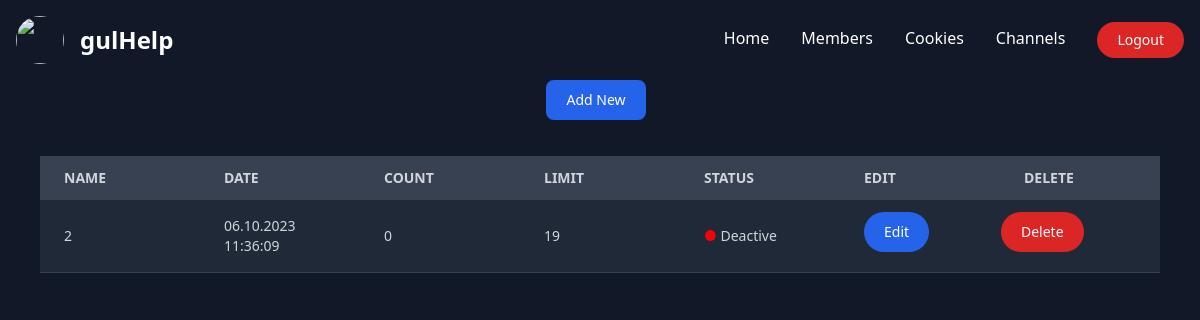
Page /cookies/ (signed in) on the committed database.
### dashboard/models.py (models this page shows)
class Cookie(models.Model):
    cookie_name = models.CharField(max_length=255)
    cookie_text = models.TextField()
    cookie_date = models.CharField(max_length=255)
    cookie_count = models.IntegerField(default=0)
    cookie_limit = models.IntegerField(default=20)
    cookie_status = models.BooleanField(default=True)
    cookie_is_current = models.BooleanField(default=False)

### dashboard/views.py (the view)
# urls.py: path("cookies/", login_required(views.cookies), name="cookies"),
def cookies(request):
    context = {
        'cookies' : Cookie.objects.all()
    }
    return render(request, "cookies.html", context)

### dashboard/templates/cookies.html (shortened to what this page needs)
{% extends "master.html" %} {% block content %}
<div class="justify-center flex">
    <button
        id="cookie-add-btn"
        type="button"
        class="text-white focus:ring-4 font-medium rounded-lg text-sm px-5 py-2.5 mr-2 mb-2 bg-blue-600 hover:bg-blue-700 focus:outline-none focus:ring-blue-800"
    >
        Add New
    </button>
</div>
<div id="main-cookies-table" class="relative overflow-x-auto px-10 py-7">
    <table class="w-full text-sm text-left text-gray-500 table-fixed">
        <thead class="text-md text-gray-300 uppercase bg-gray-700">
            <tr>
                <th scope="col" class="px-6 py-3">name</th>
                <th scope="col" class="px-6 py-3">date</th>
                <th scope="col" class="px-6 py-3">count</th>
                <th scope="col" class="px-6 py-3">limit</th>
                <th scope="col" class="px-6 py-3">status</th>
                <th scope="col" class="px-6 py-3">edit</th>
                <th scope="col" class="px-6 py-3">delete</th>
            </tr>
        </thead>
        <tbody id="main-tbody">
            {% for cookie in cookies %}
            <tr
                id="cookie-{{ cookie.pk }}"
                class="border-b bg-gray-800 border-gray-700 hover:bg-gray-600 text-gray-300"
            >
                <td class="px-6 py-4">{{ cookie.cookie_name }}</td>
                <td class="px-6 py-4">{{ cookie.cookie_date }}</td>
                <td class="px-6 py-4">{{ cookie.cookie_count }}</td>
                <td class="px-6 py-4">{{ cookie.cookie_limit }}</td>
                <td class="px-6 py-4">
                    {% if cookie.cookie_status %}
                    <span style="color: green">●</span> Active {% else %}
                    <span style="color: red">●</span> Deactive {% endif %}
                </td>
                <td scope="col" class="px-6 py-3">
                    <button
                        data-cookie-pk="{{ cookie.pk }}"
                        data-cookie-name="{{ cookie.cookie_name }}"
                        data-cookie-limit="{{ cookie.cookie_limit }}"
                        type="button"
                        class="edit-btn text-white focus:outline-none focus:ring-4 font-medium rounded-full text-sm px-5 py-2.5 text-center mr-2 mb-2 bg-blue-600 hover:bg-blue-700 focus:ring-blue-800"
                    >
                        Edit
                    </button>
                </td>
                <td>
                    <button
                        data-cookie-pk="{{ cookie.pk }}"
                        data-cookie-name="{{ cookie.cookie_name }}"
                        data-cookie-limit="{{ cookie.cookie_limit }}"
                        type="button"
                        class="delete-btn text-white focus:outline-none focus:ring-4 font-medium rounded-full text-sm px-5 py-2.5 text-center mr-2 mb-2 bg-red-600 hover:bg-red-700 focus:ring-red-800"
                    >
                        Delete
                    </button>
                </td>
            </tr>
            {% endfor %}
        </tbody>
    </table>
</div>
{% endblock %}

### rows in the picture
Cookie: cookie_name "2", cookie_date "06.10.2023 11:36:09", cookie_count "0", cookie_limit "19", cookie_status "Deactive"
